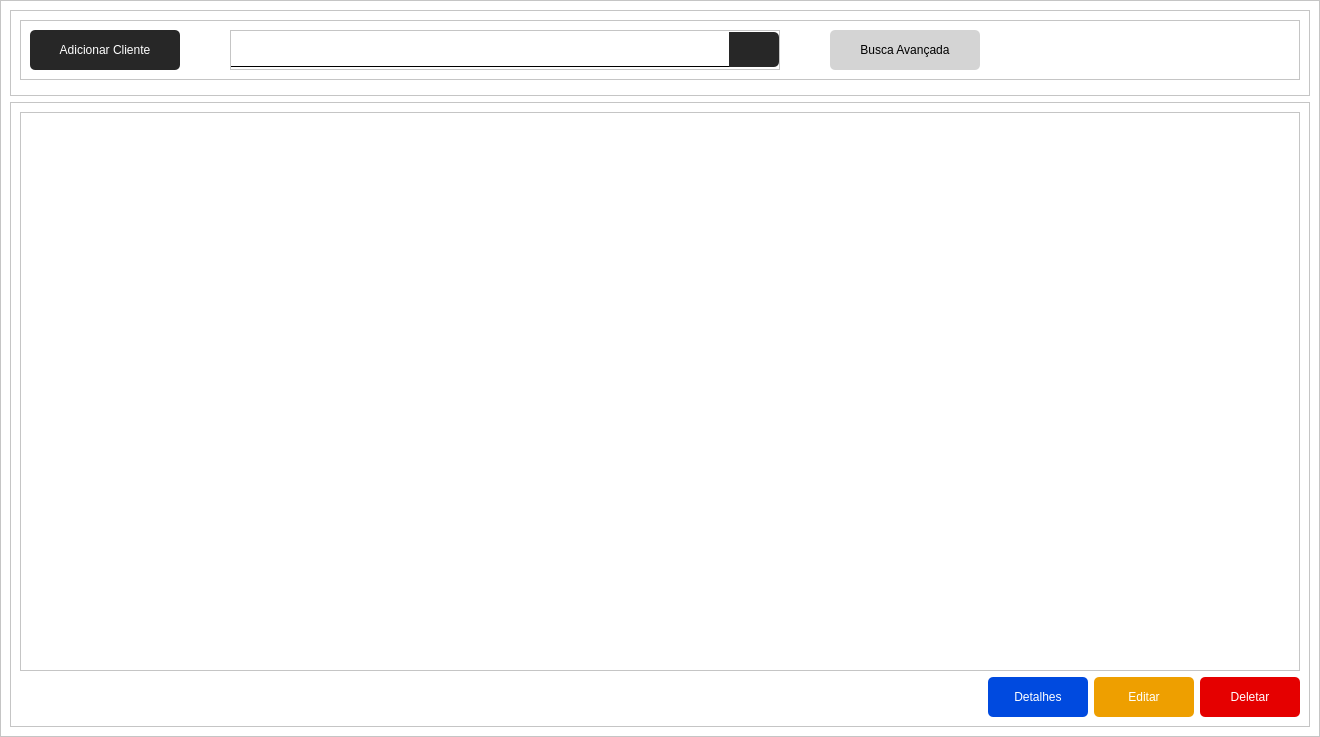
<?xml version="1.0" encoding="UTF-8"?>
<ui version="4.0">
 <class>Form</class>
 <widget class="QWidget" name="Form">
  <property name="geometry">
   <rect>
    <x>0</x>
    <y>0</y>
    <width>1320</width>
    <height>737</height>
   </rect>
  </property>
  <property name="windowTitle">
   <string>Form</string>
  </property>
  <property name="styleSheet">
   <string notr="true">background-color: rgb(255, 255, 255);</string>
  </property>
  <layout class="QGridLayout" name="gridLayout">
   <property name="leftMargin">
    <number>0</number>
   </property>
   <property name="topMargin">
    <number>0</number>
   </property>
   <property name="rightMargin">
    <number>0</number>
   </property>
   <property name="bottomMargin">
    <number>0</number>
   </property>
   <property name="horizontalSpacing">
    <number>0</number>
   </property>
   <item row="0" column="0">
    <widget class="QFrame" name="frame">
     <property name="styleSheet">
      <string notr="true">font: 75 13pt &quot;Roboto Cn&quot;;</string>
     </property>
     <property name="frameShape">
      <enum>QFrame::StyledPanel</enum>
     </property>
     <property name="frameShadow">
      <enum>QFrame::Raised</enum>
     </property>
     <layout class="QVBoxLayout" name="verticalLayout">
      <item>
       <widget class="QFrame" name="busca">
        <property name="sizePolicy">
         <sizepolicy hsizetype="Preferred" vsizetype="Minimum">
          <horstretch>0</horstretch>
          <verstretch>0</verstretch>
         </sizepolicy>
        </property>
        <property name="minimumSize">
         <size>
          <width>0</width>
          <height>0</height>
         </size>
        </property>
        <property name="frameShape">
         <enum>QFrame::StyledPanel</enum>
        </property>
        <property name="frameShadow">
         <enum>QFrame::Raised</enum>
        </property>
        <layout class="QVBoxLayout" name="verticalLayout_2">
         <item>
          <widget class="QFrame" name="busca_simples">
           <property name="minimumSize">
            <size>
             <width>0</width>
             <height>60</height>
            </size>
           </property>
           <property name="maximumSize">
            <size>
             <width>16777215</width>
             <height>60</height>
            </size>
           </property>
           <property name="styleSheet">
            <string notr="true">QPushButton {
	border-radius: 5px;
}</string>
           </property>
           <property name="frameShape">
            <enum>QFrame::StyledPanel</enum>
           </property>
           <property name="frameShadow">
            <enum>QFrame::Raised</enum>
           </property>
           <layout class="QHBoxLayout" name="horizontalLayout">
            <property name="spacing">
             <number>50</number>
            </property>
            <item>
             <widget class="QPushButton" name="adicionar_cliente">
              <property name="minimumSize">
               <size>
                <width>150</width>
                <height>40</height>
               </size>
              </property>
              <property name="maximumSize">
               <size>
                <width>100</width>
                <height>40</height>
               </size>
              </property>
              <property name="styleSheet">
               <string notr="true">QPushButton {
	color: white;
	background-color: rgb(39, 39, 39);
}

QPushButton:hover {
	background-color: rgb(71, 71, 71);
}

QPushButton:pressed {
	background-color: rgb(29, 29, 29);
}</string>
              </property>
              <property name="text">
               <string>Adicionar Cliente</string>
              </property>
             </widget>
            </item>
            <item>
             <widget class="QFrame" name="frame_6">
              <property name="minimumSize">
               <size>
                <width>550</width>
                <height>40</height>
               </size>
              </property>
              <property name="maximumSize">
               <size>
                <width>550</width>
                <height>40</height>
               </size>
              </property>
              <property name="frameShape">
               <enum>QFrame::StyledPanel</enum>
              </property>
              <property name="frameShadow">
               <enum>QFrame::Raised</enum>
              </property>
              <layout class="QHBoxLayout" name="horizontalLayout_2">
               <property name="spacing">
                <number>0</number>
               </property>
               <property name="leftMargin">
                <number>0</number>
               </property>
               <property name="topMargin">
                <number>0</number>
               </property>
               <property name="rightMargin">
                <number>0</number>
               </property>
               <property name="bottomMargin">
                <number>0</number>
               </property>
               <item>
                <widget class="QLineEdit" name="input_busca">
                 <property name="minimumSize">
                  <size>
                   <width>500</width>
                   <height>35</height>
                  </size>
                 </property>
                 <property name="maximumSize">
                  <size>
                   <width>500</width>
                   <height>35</height>
                  </size>
                 </property>
                 <property name="styleSheet">
                  <string notr="true">QLineEdit {
border-bottom: 1px solid black;
border-radius: none;
}

QLineEdit:hover {
	border-bottom: 2px solid black;
}</string>
                 </property>
                </widget>
               </item>
               <item>
                <widget class="QPushButton" name="btn_busca_simples">
                 <property name="minimumSize">
                  <size>
                   <width>50</width>
                   <height>35</height>
                  </size>
                 </property>
                 <property name="maximumSize">
                  <size>
                   <width>50</width>
                   <height>35</height>
                  </size>
                 </property>
                 <property name="styleSheet">
                  <string notr="true">QPushButton {
	color: white;
	background-color: rgb(39, 39, 39);
	border-radius: none;
	border-top-right-radius: 5px;
	border-bottom-right-radius: 5px;
	image: url(:/newPrefix/icon_pesquisa.png);
	padding: 8px;
}

QPushButton:hover {
	background-color: rgb(71, 71, 71);
	padding: 6px;
}

QPushButton:pressed {
	background-color: rgb(29, 29, 29);
}</string>
                 </property>
                 <property name="text">
                  <string/>
                 </property>
                </widget>
               </item>
              </layout>
             </widget>
            </item>
            <item>
             <widget class="QPushButton" name="btn_busca_avancada">
              <property name="minimumSize">
               <size>
                <width>150</width>
                <height>40</height>
               </size>
              </property>
              <property name="maximumSize">
               <size>
                <width>100</width>
                <height>40</height>
               </size>
              </property>
              <property name="styleSheet">
               <string notr="true">QPushButton {
	background-color: rgb(212, 212, 212);
}

QPushButton:hover {
	background-color: rgb(221, 221, 221);
}

QPushButton:pressed {
	background-color: rgb(197, 197, 197);
}</string>
              </property>
              <property name="text">
               <string>Busca Avançada</string>
              </property>
             </widget>
            </item>
            <item>
             <spacer name="horizontalSpacer">
              <property name="orientation">
               <enum>Qt::Horizontal</enum>
              </property>
              <property name="sizeHint" stdset="0">
               <size>
                <width>40</width>
                <height>20</height>
               </size>
              </property>
             </spacer>
            </item>
           </layout>
          </widget>
         </item>
         <item>
          <widget class="QFrame" name="busca_avancada">
           <property name="minimumSize">
            <size>
             <width>0</width>
             <height>0</height>
            </size>
           </property>
           <property name="maximumSize">
            <size>
             <width>16777215</width>
             <height>0</height>
            </size>
           </property>
           <property name="styleSheet">
            <string notr="true">QFrame {
	border: 1px dotted black;
}

QPushButton {
	border-radius: 5px;
	color: white;
}</string>
           </property>
           <property name="frameShape">
            <enum>QFrame::StyledPanel</enum>
           </property>
           <property name="frameShadow">
            <enum>QFrame::Raised</enum>
           </property>
           <layout class="QHBoxLayout" name="horizontalLayout_3">
            <property name="leftMargin">
             <number>0</number>
            </property>
            <property name="topMargin">
             <number>0</number>
            </property>
            <property name="rightMargin">
             <number>9</number>
            </property>
            <property name="bottomMargin">
             <number>9</number>
            </property>
            <item>
             <widget class="QFrame" name="frame_8">
              <property name="styleSheet">
               <string notr="true">QLineEdit {
	border:none;
	border-radius: 5px;
}
QFrame {
	border:none;
}</string>
              </property>
              <property name="frameShape">
               <enum>QFrame::StyledPanel</enum>
              </property>
              <property name="frameShadow">
               <enum>QFrame::Raised</enum>
              </property>
              <layout class="QGridLayout" name="gridLayout_4">
               <property name="verticalSpacing">
                <number>9</number>
               </property>
               <item row="3" column="0">
                <widget class="QLineEdit" name="input_nome">
                 <property name="minimumSize">
                  <size>
                   <width>300</width>
                   <height>30</height>
                  </size>
                 </property>
                 <property name="maximumSize">
                  <size>
                   <width>300</width>
                   <height>30</height>
                  </size>
                 </property>
                 <property name="styleSheet">
                  <string notr="true">background-color: rgb(212, 212, 212);</string>
                 </property>
                </widget>
               </item>
               <item row="1" column="1">
                <widget class="QLineEdit" name="input_codigo">
                 <property name="minimumSize">
                  <size>
                   <width>300</width>
                   <height>30</height>
                  </size>
                 </property>
                 <property name="maximumSize">
                  <size>
                   <width>300</width>
                   <height>30</height>
                  </size>
                 </property>
                 <property name="styleSheet">
                  <string notr="true">background-color: rgb(212, 212, 212);</string>
                 </property>
                </widget>
               </item>
               <item row="1" column="0">
                <widget class="QLineEdit" name="input_tipo">
                 <property name="minimumSize">
                  <size>
                   <width>300</width>
                   <height>30</height>
                  </size>
                 </property>
                 <property name="maximumSize">
                  <size>
                   <width>300</width>
                   <height>30</height>
                  </size>
                 </property>
                 <property name="styleSheet">
                  <string notr="true">background-color: rgb(212, 212, 212);
border-radius: 5px;</string>
                 </property>
                </widget>
               </item>
               <item row="2" column="0">
                <widget class="QLabel" name="lb_nome">
                 <property name="minimumSize">
                  <size>
                   <width>300</width>
                   <height>25</height>
                  </size>
                 </property>
                 <property name="maximumSize">
                  <size>
                   <width>300</width>
                   <height>25</height>
                  </size>
                 </property>
                 <property name="styleSheet">
                  <string notr="true">border: none;</string>
                 </property>
                 <property name="text">
                  <string>Nome/Razão Social</string>
                 </property>
                 <property name="alignment">
                  <set>Qt::AlignBottom|Qt::AlignLeading|Qt::AlignLeft</set>
                 </property>
                </widget>
               </item>
               <item row="0" column="0">
                <widget class="QLabel" name="lb_tipo">
                 <property name="minimumSize">
                  <size>
                   <width>300</width>
                   <height>25</height>
                  </size>
                 </property>
                 <property name="maximumSize">
                  <size>
                   <width>300</width>
                   <height>25</height>
                  </size>
                 </property>
                 <property name="styleSheet">
                  <string notr="true">border: none;</string>
                 </property>
                 <property name="text">
                  <string>Tipo</string>
                 </property>
                 <property name="alignment">
                  <set>Qt::AlignBottom|Qt::AlignLeading|Qt::AlignLeft</set>
                 </property>
                </widget>
               </item>
               <item row="1" column="2">
                <widget class="QLineEdit" name="input_cnpj">
                 <property name="minimumSize">
                  <size>
                   <width>300</width>
                   <height>30</height>
                  </size>
                 </property>
                 <property name="maximumSize">
                  <size>
                   <width>300</width>
                   <height>30</height>
                  </size>
                 </property>
                 <property name="styleSheet">
                  <string notr="true">background-color: rgb(212, 212, 212);</string>
                 </property>
                </widget>
               </item>
               <item row="0" column="1">
                <widget class="QLabel" name="lb_codigo">
                 <property name="minimumSize">
                  <size>
                   <width>300</width>
                   <height>25</height>
                  </size>
                 </property>
                 <property name="maximumSize">
                  <size>
                   <width>300</width>
                   <height>25</height>
                  </size>
                 </property>
                 <property name="styleSheet">
                  <string notr="true">border: none;</string>
                 </property>
                 <property name="text">
                  <string>Codigo</string>
                 </property>
                 <property name="alignment">
                  <set>Qt::AlignBottom|Qt::AlignLeading|Qt::AlignLeft</set>
                 </property>
                </widget>
               </item>
               <item row="0" column="2">
                <widget class="QLabel" name="lb_cnpj">
                 <property name="minimumSize">
                  <size>
                   <width>300</width>
                   <height>25</height>
                  </size>
                 </property>
                 <property name="maximumSize">
                  <size>
                   <width>300</width>
                   <height>25</height>
                  </size>
                 </property>
                 <property name="styleSheet">
                  <string notr="true">border: none;</string>
                 </property>
                 <property name="text">
                  <string>CPF/CNPJ</string>
                 </property>
                 <property name="alignment">
                  <set>Qt::AlignBottom|Qt::AlignLeading|Qt::AlignLeft</set>
                 </property>
                </widget>
               </item>
               <item row="3" column="1">
                <widget class="QLineEdit" name="input_telefone">
                 <property name="minimumSize">
                  <size>
                   <width>300</width>
                   <height>30</height>
                  </size>
                 </property>
                 <property name="maximumSize">
                  <size>
                   <width>300</width>
                   <height>30</height>
                  </size>
                 </property>
                 <property name="styleSheet">
                  <string notr="true">background-color: rgb(212, 212, 212);</string>
                 </property>
                </widget>
               </item>
               <item row="3" column="2">
                <widget class="QLineEdit" name="input_email">
                 <property name="minimumSize">
                  <size>
                   <width>300</width>
                   <height>30</height>
                  </size>
                 </property>
                 <property name="maximumSize">
                  <size>
                   <width>300</width>
                   <height>30</height>
                  </size>
                 </property>
                 <property name="styleSheet">
                  <string notr="true">background-color: rgb(212, 212, 212);</string>
                 </property>
                </widget>
               </item>
               <item row="2" column="1">
                <widget class="QLabel" name="lb_telefone">
                 <property name="minimumSize">
                  <size>
                   <width>300</width>
                   <height>25</height>
                  </size>
                 </property>
                 <property name="maximumSize">
                  <size>
                   <width>300</width>
                   <height>25</height>
                  </size>
                 </property>
                 <property name="styleSheet">
                  <string notr="true">border: none;</string>
                 </property>
                 <property name="text">
                  <string>Telefone</string>
                 </property>
                 <property name="alignment">
                  <set>Qt::AlignBottom|Qt::AlignLeading|Qt::AlignLeft</set>
                 </property>
                </widget>
               </item>
               <item row="2" column="2">
                <widget class="QLabel" name="lb_email">
                 <property name="minimumSize">
                  <size>
                   <width>300</width>
                   <height>25</height>
                  </size>
                 </property>
                 <property name="maximumSize">
                  <size>
                   <width>300</width>
                   <height>25</height>
                  </size>
                 </property>
                 <property name="styleSheet">
                  <string notr="true">border: none;</string>
                 </property>
                 <property name="text">
                  <string>Email</string>
                 </property>
                 <property name="alignment">
                  <set>Qt::AlignBottom|Qt::AlignLeading|Qt::AlignLeft</set>
                 </property>
                </widget>
               </item>
              </layout>
             </widget>
            </item>
            <item>
             <widget class="QFrame" name="frame_7">
              <property name="minimumSize">
               <size>
                <width>210</width>
                <height>50</height>
               </size>
              </property>
              <property name="maximumSize">
               <size>
                <width>210</width>
                <height>50</height>
               </size>
              </property>
              <property name="styleSheet">
               <string notr="true">border:none;</string>
              </property>
              <property name="frameShape">
               <enum>QFrame::StyledPanel</enum>
              </property>
              <property name="frameShadow">
               <enum>QFrame::Raised</enum>
              </property>
              <layout class="QHBoxLayout" name="horizontalLayout_4">
               <property name="spacing">
                <number>0</number>
               </property>
               <property name="leftMargin">
                <number>0</number>
               </property>
               <property name="topMargin">
                <number>0</number>
               </property>
               <property name="rightMargin">
                <number>0</number>
               </property>
               <property name="bottomMargin">
                <number>0</number>
               </property>
               <item>
                <widget class="QPushButton" name="buscar_avancado">
                 <property name="minimumSize">
                  <size>
                   <width>100</width>
                   <height>40</height>
                  </size>
                 </property>
                 <property name="maximumSize">
                  <size>
                   <width>100</width>
                   <height>40</height>
                  </size>
                 </property>
                 <property name="styleSheet">
                  <string notr="true">QPushButton {
	background-color: rgb(71, 212, 0);
}

QPushButton:hover {
	background-color: rgb(81, 231, 0);
}

QPushButton:pressed {
	background-color: rgb(69, 198, 0);
}</string>
                 </property>
                 <property name="text">
                  <string>Buscar</string>
                 </property>
                </widget>
               </item>
               <item>
                <widget class="QPushButton" name="limpar">
                 <property name="minimumSize">
                  <size>
                   <width>100</width>
                   <height>40</height>
                  </size>
                 </property>
                 <property name="maximumSize">
                  <size>
                   <width>100</width>
                   <height>40</height>
                  </size>
                 </property>
                 <property name="styleSheet">
                  <string notr="true">QPushButton {
	background-color: rgb(229, 0, 0);
}

QPushButton:hover {
	background-color: rgb(250, 0, 0);
}

QPushButton:pressed {
	background-color: rgb(214, 0, 0);
}</string>
                 </property>
                 <property name="text">
                  <string>Limpar</string>
                 </property>
                </widget>
               </item>
              </layout>
             </widget>
            </item>
           </layout>
          </widget>
         </item>
        </layout>
       </widget>
      </item>
      <item>
       <widget class="QFrame" name="tabela">
        <property name="sizePolicy">
         <sizepolicy hsizetype="Preferred" vsizetype="Expanding">
          <horstretch>0</horstretch>
          <verstretch>0</verstretch>
         </sizepolicy>
        </property>
        <property name="styleSheet">
         <string notr="true">QPushButton {
	border-radius: 5px;
	color: white;
}</string>
        </property>
        <property name="frameShape">
         <enum>QFrame::StyledPanel</enum>
        </property>
        <property name="frameShadow">
         <enum>QFrame::Raised</enum>
        </property>
        <layout class="QGridLayout" name="gridLayout_2">
         <item row="1" column="3">
          <widget class="QPushButton" name="deletar">
           <property name="minimumSize">
            <size>
             <width>100</width>
             <height>40</height>
            </size>
           </property>
           <property name="maximumSize">
            <size>
             <width>100</width>
             <height>40</height>
            </size>
           </property>
           <property name="styleSheet">
            <string notr="true">QPushButton {
	background-color: rgb(229, 0, 0);
}

QPushButton:hover {
	background-color: rgb(250, 0, 0);
}

QPushButton:pressed {
	background-color: rgb(214, 0, 0);
}</string>
           </property>
           <property name="text">
            <string>Deletar</string>
           </property>
          </widget>
         </item>
         <item row="0" column="0" colspan="4">
          <widget class="QTableWidget" name="tabela_clientes"/>
         </item>
         <item row="1" column="1">
          <widget class="QPushButton" name="detalhes">
           <property name="minimumSize">
            <size>
             <width>100</width>
             <height>40</height>
            </size>
           </property>
           <property name="maximumSize">
            <size>
             <width>100</width>
             <height>40</height>
            </size>
           </property>
           <property name="styleSheet">
            <string notr="true">QPushButton {
	background-color: rgb(0, 74, 223);
}

QPushButton:hover {
	background-color: rgb(0, 85, 255);
}

QPushButton:pressed {
	background-color: rgb(0, 66, 198);
}</string>
           </property>
           <property name="text">
            <string>Detalhes</string>
           </property>
          </widget>
         </item>
         <item row="1" column="2">
          <widget class="QPushButton" name="editar">
           <property name="minimumSize">
            <size>
             <width>100</width>
             <height>40</height>
            </size>
           </property>
           <property name="maximumSize">
            <size>
             <width>100</width>
             <height>40</height>
            </size>
           </property>
           <property name="styleSheet">
            <string notr="true">QPushButton {
	background-color: rgb(238, 159, 0);
}

QPushButton:hover {
	background-color: rgb(254, 169, 0);
}

QPushButton:pressed {
	background-color: rgb(216, 144, 0);
}</string>
           </property>
           <property name="text">
            <string>Editar</string>
           </property>
          </widget>
         </item>
        </layout>
       </widget>
      </item>
     </layout>
    </widget>
   </item>
  </layout>
 </widget>
 <resources>
  <include location="resource.qrc"/>
 </resources>
 <connections/>
</ui>
